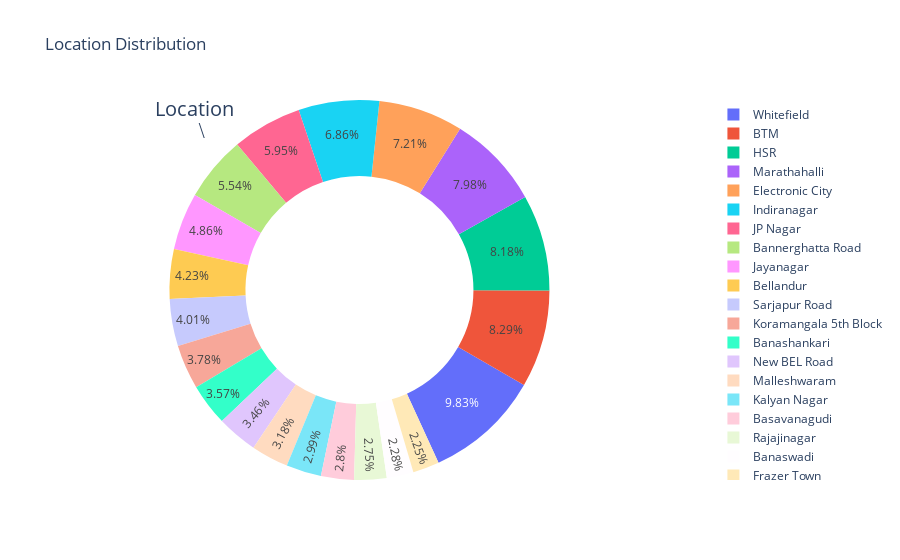

The code cell stored with this chart in its notebook:
### Markdown cell above
Which areas of Bangalore are most populted with restuarents

### Code cell
labels = list(data_df.location.value_counts().head(20).index)
values = list(data_df.location.value_counts().head(20).values)

fig = {
    "data":[
        {
            "labels" : labels,
            "values" : values,
            "hoverinfo" : 'label+percent',
            "domain": {"x": [0, .9]},
            "hole" : 0.6,
            "type" : "pie",
            "rotation":120,
        },
    ],
    "layout": {
        "title" : "Location Distribution",
        "annotations": [
            {
                "font": {"size":20},
                "showarrow": True,
                "text": "Location",
                "x":0.2,
                "y":0.9,
            },
        ]
    }
}
iplot(fig);

### Figure 1 — Plotly figure (JSON) as saved in the notebook; plotly's stock layout.template omitted (floating-point values rounded to 4 significant figures)
{"data": [{"domain": {"x": [0, 0.9]}, "hole": 0.6, "hoverinfo": "label+percent", "labels": ["Whitefield", "BTM", "HSR", "Marathahalli", "Electronic City", "Indiranagar", "JP Nagar", "Bannerghatta Road", "Jayanagar", "Bellandur", "Sarjapur Road", "Koramangala 5th Block", "Banashankari", "New BEL Road", "Malleshwaram", "Kalyan Nagar", "Basavanagudi", "Rajajinagar", "Banaswadi", "Frazer Town"], "rotation": 120, "type": "pie", "values": [625, 527, 520, 507, 458, 436, 378, 352, 309, 269, 255, 240, 227, 220, 202, 190, 178, 175, 145, 143]}], "layout": {"annotations": [{"font": {"size": 20}, "showarrow": true, "text": "Location", "x": 0.2, "y": 0.9}], "title": {"text": "Location Distribution"}}}
